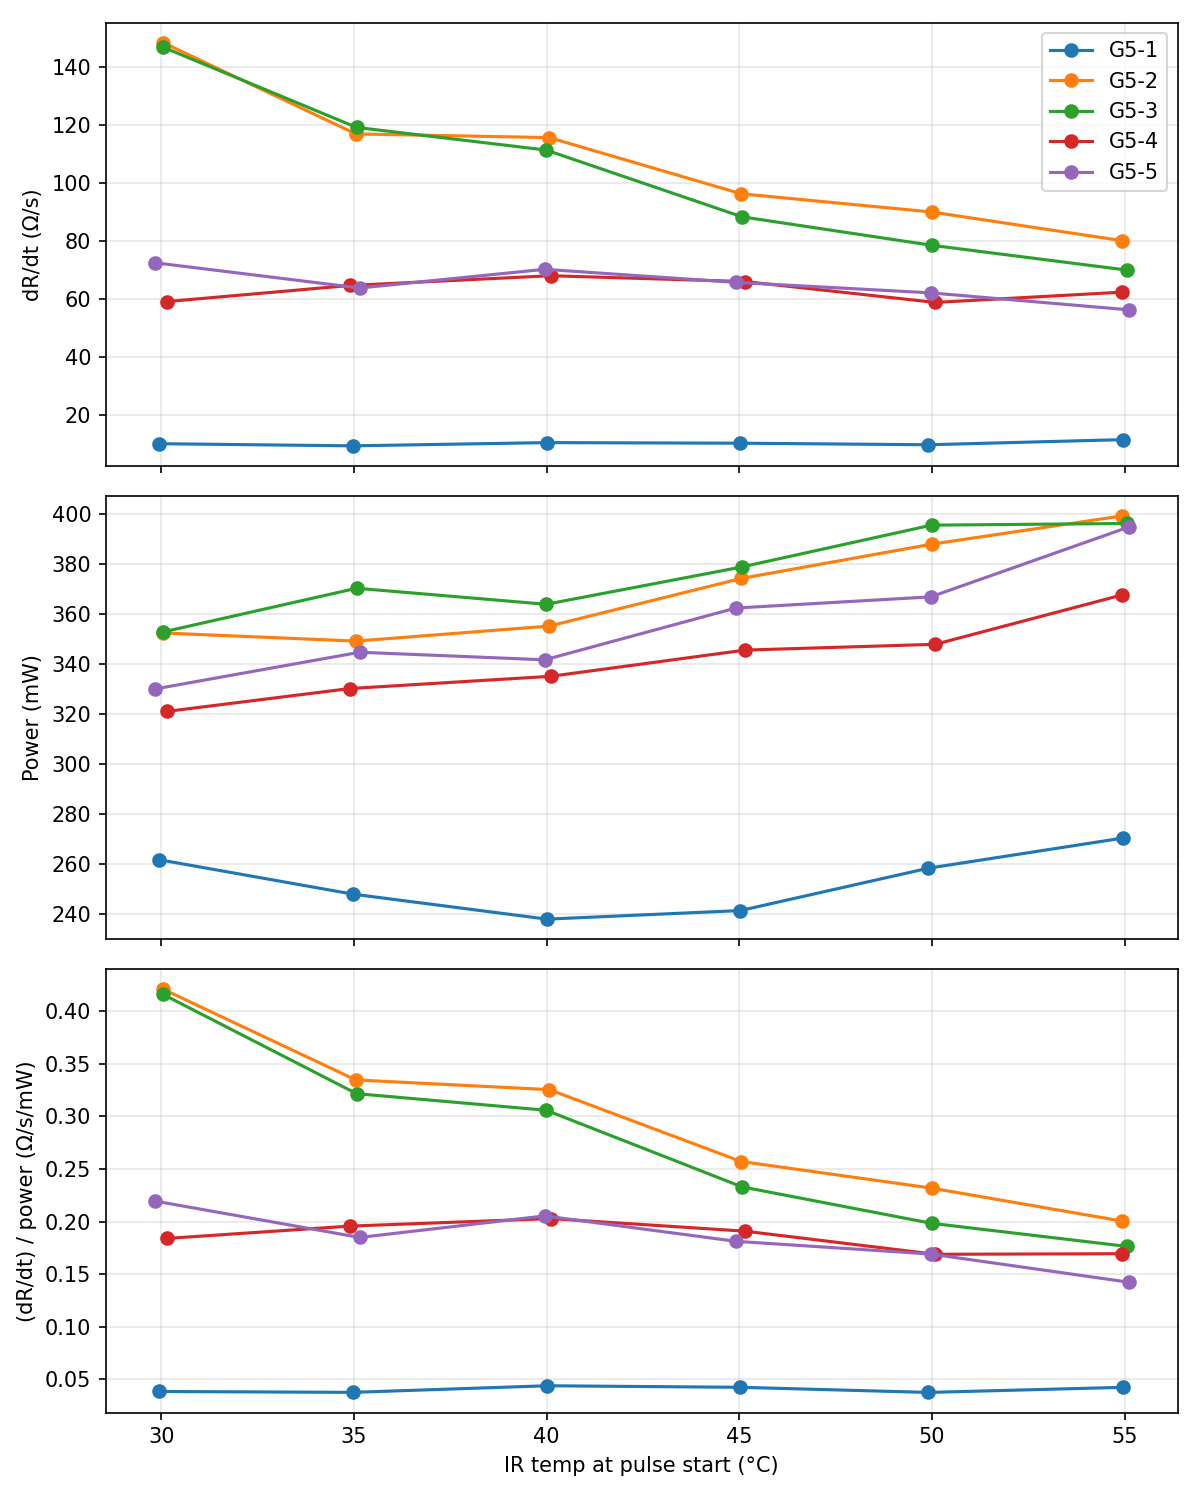

Write the Python code that produced this figure.
"""dr runs: for each 100% PWM pulse, fit dR/dt over the pulse and divide by mean electrical power."""
import glob, numpy as np, pandas as pd

rows = []
for f in sorted(glob.glob("G5-*_dr_*.csv")):
    d = pd.read_csv(f)
    on = (d.pwm_pct >= 99.9).to_numpy()
    grp = np.cumsum(np.diff(on.astype(int), prepend=0) == 1)  # pulse index
    for k in np.unique(grp[on]):
        p = d[on & (grp == k)]
        dur = p.time_s.iloc[-1] - p.time_s.iloc[0]
        if p.time_s.iloc[0] < 10 or dur > 5:  # skip start-up 100% and anything not a 2 s pulse
            continue
        t = p.time_s.to_numpy()
        pw = (p.voltage_V * p.current_mA).mean()  # mW
        dR = np.polyfit(t, p.resistance_ohm, 1)[0]
        rows.append(dict(sample=f.split("_")[0], pulse=len(rows) and sum(r["sample"] == f.split("_")[0] for r in rows) + 1 or 1,
                         t_start_s=t[0], duration_s=dur, ir_C=p.ir_C.iloc[0], R_start_ohm=p.resistance_ohm.iloc[0],
                         power_mW=pw, dR_dt_ohm_s=dR,
                         dR_dt_per_power=dR / pw))
out = pd.DataFrame(rows)
out.round(5).to_csv("dr_pulses.csv", index=False)
print(out.round(3).to_string())

import matplotlib
matplotlib.use("Agg")
import matplotlib.pyplot as plt
fig, axs = plt.subplots(3, 1, sharex=True, figsize=(8, 10))
for n, g in out.groupby("sample"):
    for ax, c in zip(axs, ["dR_dt_ohm_s", "power_mW", "dR_dt_per_power"]):
        ax.plot(g.ir_C, g[c], "o-", label=n)
for ax, l in zip(axs, ["dR/dt (Ω/s)", "Power (mW)", "(dR/dt) / power (Ω/s/mW)"]):
    ax.set_ylabel(l); ax.grid(alpha=.3)
axs[-1].set_xlabel("IR temp at pulse start (°C)"); axs[0].legend()
fig.tight_layout(); fig.savefig("dr_pulses.png", dpi=150)
